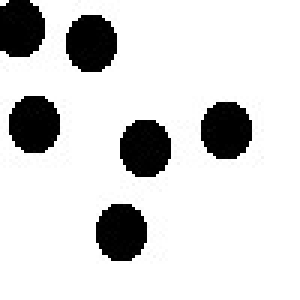
#> input picture bmpFiles/test2.jpg, 100 x 100 px, found by its file name (shown 3 times larger)
$ python dotToCorrdinateFinder.py
#> lines starting #> are read from the running program, lines starting #| are printed output that depends on the picture; after the words box and inside, x2 and y2 are one past the last pixel; in counts of white or black regions, pixels touching at a corner belong together
import cv2
gray = cv2.imread("test2.jpg", 0)
#> gray is the input picture: shape (100, 100); min 0, max 255, mean 215.2

## threshold
th, threshed = cv2.threshold(gray, 100, 255,cv2.THRESH_BINARY_INV|cv2.THRESH_OTSU)
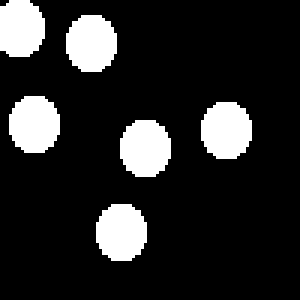
#> threshed: shape (100, 100) (shown 3 times larger); 15.6% white; 6 white regions
#> th = 13

## findcontours
cnts = cv2.findContours(threshed, cv2.RETR_LIST, cv2.CHAIN_APPROX_SIMPLE)[-2]
#> cnts = 6 contours; box (x1, y1, x2, y2) and area: (32, 68, 49, 87) 236, (40, 40, 57, 59) 236, (67, 34, 84, 53) 236, (3, 32, 20, 51) 236, (22, 5, 39, 24) 236, (0, 0, 15, 19) 218


## filter by area
s1= 1
s2 = 20
xcnts = []
for cnt in cnts:
    if s1<cv2.contourArea(cnt) <s2:
        xcnts.append(cnt)
#> this loop made 6 passes
#> after the loop, xcnts = []

print("Dots number: {}".format(len(xcnts)))
#| Dots number: 0
